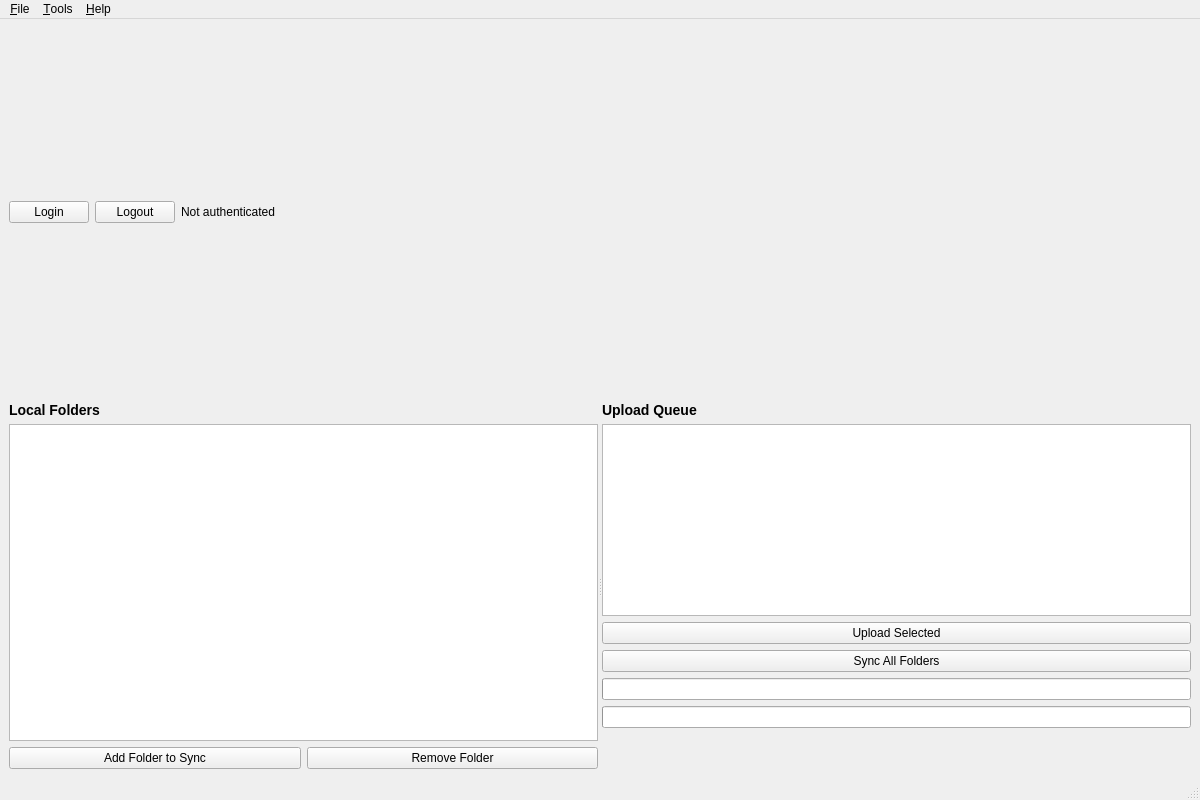
<?xml version="1.0" encoding="UTF-8"?>
<ui version="4.0">
 <class>MainWindow</class>
 <widget class="QMainWindow" name="MainWindow">
  <property name="geometry">
   <rect>
    <x>0</x>
    <y>0</y>
    <width>1200</width>
    <height>800</height>
   </rect>
  </property>
  <property name="windowTitle">
   <string>Upload Client - Shared Media Streaming</string>
  </property>
  <widget class="QWidget" name="centralwidget">
   <layout class="QVBoxLayout" name="verticalLayout">
    <item>
     <layout class="QHBoxLayout" name="authLayout">
      <item>
       <widget class="QPushButton" name="loginBtn">
        <property name="text">
         <string>Login</string>
        </property>
       </widget>
      </item>
      <item>
       <widget class="QPushButton" name="logoutBtn">
        <property name="text">
         <string>Logout</string>
        </property>
       </widget>
      </item>
      <item>
       <widget class="QLabel" name="userLabel">
        <property name="text">
         <string>Not authenticated</string>
        </property>
       </widget>
      </item>
      <item>
       <spacer name="horizontalSpacer">
        <property name="orientation">
         <enum>Qt::Horizontal</enum>
        </property>
        <property name="sizeHint" stdset="0">
         <size>
          <width>40</width>
          <height>20</height>
         </size>
        </property>
       </spacer>
      </item>
     </layout>
    </item>
    <item>
     <widget class="QSplitter" name="splitter">
      <property name="orientation">
       <enum>Qt::Horizontal</enum>
      </property>
      <widget class="QWidget" name="leftPanel" native="true">
       <layout class="QVBoxLayout" name="leftLayout">
        <item>
         <widget class="QLabel" name="localFoldersLabel">
          <property name="text">
           <string>Local Folders</string>
          </property>
          <property name="styleSheet">
           <string>font-weight: bold; font-size: 14px;</string>
          </property>
         </widget>
        </item>
        <item>
         <widget class="QTreeView" name="localFoldersView"/>
        </item>
        <item>
         <layout class="QHBoxLayout" name="folderBtnLayout">
          <item>
           <widget class="QPushButton" name="addFolderBtn">
            <property name="text">
             <string>Add Folder to Sync</string>
            </property>
           </widget>
          </item>
          <item>
           <widget class="QPushButton" name="removeFolderBtn">
            <property name="text">
             <string>Remove Folder</string>
            </property>
           </widget>
          </item>
         </layout>
        </item>
       </layout>
      </widget>
      <widget class="QWidget" name="rightPanel" native="true">
       <layout class="QVBoxLayout" name="rightLayout">
        <item>
         <widget class="QLabel" name="uploadQueueLabel">
          <property name="text">
           <string>Upload Queue</string>
          </property>
          <property name="styleSheet">
           <string>font-weight: bold; font-size: 14px;</string>
          </property>
         </widget>
        </item>
        <item>
         <widget class="QTreeView" name="uploadQueueView"/>
        </item>
        <item>
         <widget class="QPushButton" name="uploadBtn">
          <property name="text">
           <string>Upload Selected</string>
          </property>
         </widget>
        </item>
        <item>
         <widget class="QPushButton" name="syncAllBtn">
          <property name="text">
           <string>Sync All Folders</string>
          </property>
         </widget>
        </item>
        <item>
         <widget class="QProgressBar" name="uploadProgressBar"/>
        </item>
        <item>
         <widget class="QProgressBar" name="syncProgressBar"/>
        </item>
        <item>
         <spacer name="verticalSpacer">
          <property name="orientation">
           <enum>Qt::Vertical</enum>
          </property>
          <property name="sizeHint" stdset="0">
           <size>
            <width>20</width>
            <height>40</height>
           </size>
          </property>
         </spacer>
        </item>
       </layout>
      </widget>
     </widget>
    </item>
   </layout>
  </widget>
  <widget class="QMenuBar" name="menubar">
   <property name="geometry">
    <rect>
     <x>0</x>
     <y>0</y>
     <width>1200</width>
     <height>22</height>
    </rect>
   </property>
   <widget class="QMenu" name="menuFile">
    <property name="title">
     <string>&amp;File</string>
    </property>
    <addaction name="actionExit"/>
   </widget>
   <widget class="QMenu" name="menuTools">
    <property name="title">
     <string>&amp;Tools</string>
    </property>
    <addaction name="actionSettings"/>
    <addaction name="actionSyncAll"/>
   </widget>
   <widget class="QMenu" name="menuHelp">
    <property name="title">
     <string>&amp;Help</string>
    </property>
    <addaction name="actionAbout"/>
   </widget>
   <addaction name="menuFile"/>
   <addaction name="menuTools"/>
   <addaction name="menuHelp"/>
  </widget>
  <widget class="QStatusBar" name="statusbar"/>
  <action name="actionExit">
   <property name="text">
    <string>E&amp;xit</string>
   </property>
  </action>
  <action name="actionSettings">
   <property name="text">
    <string>&amp;Settings</string>
   </property>
  </action>
  <action name="actionSyncAll">
   <property name="text">
    <string>&amp;Sync All</string>
   </property>
  </action>
  <action name="actionAbout">
   <property name="text">
    <string>&amp;About</string>
   </property>
  </action>
 </widget>
 <resources/>
 <connections/>
</ui>
